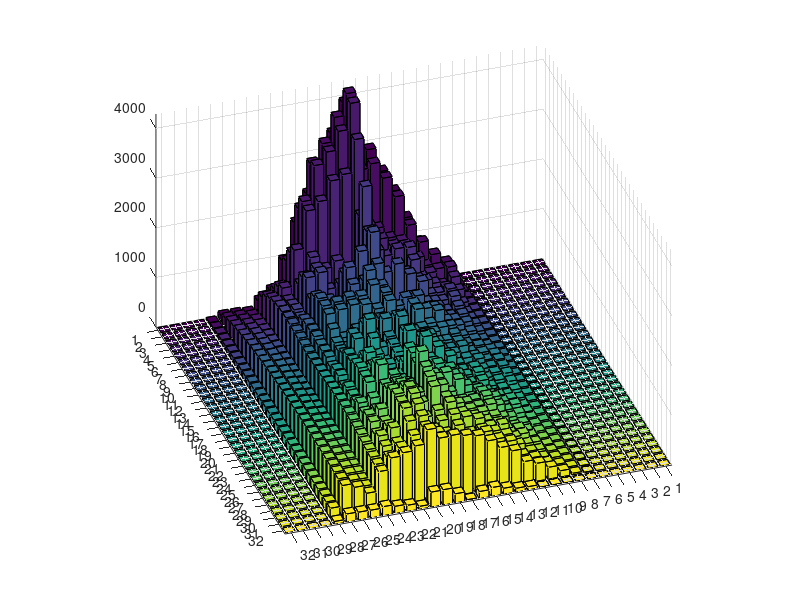

Here is the MATLAB script that generated this plot: (Note: this script raises an error after producing the figure.)
clc
clear
close all

input = [0 0 0 0 0 0 0 0 0 0 0 0 0 0 0 0 0 0 0 0 0 0 0 0 0 0 0 0 0 0 0 0 
0 0 0 0 0 0 0 0 0 0 0 0 0 0 0 0 0 0 0 0 0 0 0 0 0 0 0 0 0 0 0 0 
0 0 0 0 0 0 0 0 0 0 0 0 0 0 0 0 0 0 0 0 0 0 0 0 0 0 0 0 0 0 0 0 
0 0 0 0 0 0 0 0 0 0 0 0 0 0 0 0 0 0 0 0 0 0 0 0 0 0 0 0 0 0 0 0 
0 0 0 0 0 0 0 0 0 0 0 0 0 0 0 0 0 0 0 0 0 0 0 0 0 0 0 0 0 0 0 0 
0 0 0 0 0 0 0 0 0 0 0 0 0 0 0 0 0 0 0 0 0 0 0 0 0 0 0 0 0 0 0 0 
1.41047 2.44291 3.15352 3.73082 4.22965 4.67507 5.08106 5.45633 5.80676 6.13652 6.44871 6.7457 7.02933 7.30111 7.56225 7.81375 8.05645 8.29107 8.51823 8.73844 8.95217 9.15983 9.36176 9.55829 9.74969 9.93622 10.1181 10.2955 10.4687 10.6378 10.8029 0.00637274 
22.0034 37.5014 46.9756 53.3914 57.8805 61.2312 64.0259 66.6105 69.0887 71.3792 73.3058 74.6792 75.3509 75.2422 74.3509 72.738 70.4945 67.7018 64.4099 60.6529 56.5023 52.1256 47.8059 43.884 40.625 38.0844 36.0936 34.4074 32.9065 31.7012 31.0587 0.553158 
343.874 542.093 577.069 504.856 374.079 243.648 182.589 196.957 208.805 187.543 156.117 164.351 211.677 255.994 278.088 278.011 260.574 228.693 186.811 147.496 129.341 134.817 144.493 144.536 135.452 127.157 127.664 132.036 130.659 124.246 125.879 10.0583 
545.853 744.371 585.673 398.008 471.072 568.103 549.788 481.979 450.002 421.32 361.665 330.872 338.194 329.204 312.26 312.256 314.448 295.288 261.426 265.645 311.074 324.922 279.007 215.361 198.04 216.097 218.344 195.215 177.711 199.256 238.551 15.4453 
905.806 1036.41 689.754 675.86 595.01 534.314 507.357 441.533 459.598 517.08 528.901 449.618 422.546 391.406 430.627 503.231 433.949 383.913 344.721 310.564 421.13 425.332 386.809 371.58 324.479 406.749 429.786 360.589 342.681 346.309 360.615 13.9897 
1438.97 1420.15 888.015 1025.95 755.917 826.943 687.402 665.547 692.707 628.492 673.525 693.921 659.93 637.816 676.423 567.033 485.986 642.954 669.722 634.14 550.912 604.08 693.316 659.175 549.353 448.88 477.121 540.633 521.47 438.406 440.134 66.023 
2017.54 2039.5 1276.9 1311.67 1408.06 1284.09 1029.85 1110.49 828.666 851.729 981.63 1046.79 838.894 704.467 674.268 709.501 626.318 626.533 652.163 633.258 658.357 758.997 838.915 885.571 848.961 749.9 739.419 837.054 763.17 761.295 699.869 77.4974 
2456.2 2456.37 1379.13 1351.42 1423.19 1078.25 1210.95 1304.2 991.855 1127.26 977.632 1129.61 959.298 912.031 847.999 817.886 862.564 953.738 780.817 847.354 827.817 883.581 766.61 859.316 859.521 870.627 828.061 843.546 874.828 851.602 809.072 121.508 
2941.4 2789.01 1619.77 1533.55 1321.24 1020.02 1182.77 1550.79 773.083 1135.54 694.639 1270.19 1288.21 1045.4 1049.95 1164.85 1135.96 1184.61 911.973 946.418 1143.61 1137.27 1179.52 888.08 974.497 974.023 958.943 1038.09 952.468 1035.72 987.966 178.038 
2828.85 2706.85 1997.96 1836.01 1318.49 1600.79 1142.48 1424.21 874.622 939.487 1138.14 1079.49 869.038 1052.29 1153.01 1145.25 1295.73 1433.59 1123.8 1173.75 1273.31 1143.6 1362.14 1097.07 1030.37 1128.22 1072.9 1121.1 932.508 944.453 1133.14 142.786 
3974.72 4289.1 4223.18 3624.35 2226.1 2933.5 2163.52 2275.52 1768.94 1462.33 1449.47 1420.87 1158.35 1374.62 1490.61 1345.07 1466.36 1184.96 1130.05 1349.29 1265.5 1213.31 1369.92 1414.45 1413.18 1299.73 1326.5 1213.4 1123.97 987.726 1182.09 22.3526 
3398.68 3853.29 3703.6 2966.12 1080.07 1267.23 1498.1 1935.01 1479.32 1808.57 1646.68 1297.88 1239.35 1359.62 1124.01 1103.75 1074.78 1019.5 1145.34 1543.94 1587.21 1513.08 1868.43 1690.08 1625.2 1554.41 1207.83 1129.86 1008.02 1066.93 1228.09 183.941 
2734.06 3369.41 3329.9 2878.85 1394.53 1060.96 1405.44 1650.68 1443.87 1274.38 1469.07 1426.25 1262.54 1090.57 1005.35 1087.01 933.715 1002.16 935.515 1052.26 1080.31 1150.58 1254.13 1266.79 1340.74 1284.9 1113.39 1007.22 1127.72 1195.19 1216.27 309.19 
2270.86 3010.16 3101.04 2507.11 1282.53 1000.92 813.536 746.936 924.811 1147.77 1489.31 1461.84 1102.77 979.079 1482.29 1696.14 1441.91 1239.14 963.044 999.269 1159.52 1355.06 1335.24 1435.86 1516.38 1632.77 1630.12 1552.23 1441.42 1348.86 1429.31 304.14 
1730.09 2148.65 2419.74 2360.48 1552.44 1460.6 1505.92 1058.24 1213.05 1217.05 1432.63 1411.91 978.665 920.568 1311.81 1345.52 996.997 1259.78 1455.73 1333.29 1507.12 1600.65 1330.41 1385.89 1483.95 1537.34 1508.33 1510.57 1379.07 1224.41 1147.16 59.5069 
1014.41 1134.02 1431.96 1615.22 1058.18 1328.93 1449.64 1149.54 1325.47 1419.61 1399.76 1364.4 1193.7 1049.64 1014.84 1095.48 1208.14 1208.36 1270.91 1321.95 1284.09 1296.08 1110.03 1012 1146.39 1023.48 1072.16 1159.61 985.785 1023.99 1053.04 124.436 
458.686 616.729 789.658 894.237 766.364 806.951 849.613 815.158 897.642 945.169 955.45 959.368 915.494 927.716 934.608 867.807 944.944 952.98 872.753 977.008 947.281 953.125 1052.75 990.764 1070.46 1063.12 950.036 1042.52 965.999 881.441 991.569 147.723 
290.84 498.624 630.767 724.158 789.281 831.511 854.872 863.162 860.317 850.456 837.714 825.915 818.148 816.354 821.077 831.517 845.854 861.736 876.746 888.763 896.176 897.987 893.831 883.949 869.126 850.599 829.943 808.916 789.276 772.567 759.911 183.412 
93.6555 161.41 206.345 240.672 267.91 289.765 307.35 321.552 333.169 342.943 351.553 359.589 367.508 375.604 383.985 392.576 401.145 409.337 416.731 422.886 427.392 429.908 430.195 428.137 423.758 417.228 408.861 399.106 388.531 377.788 367.569 157.21 
112.274 194.255 250.245 295.142 333.226 366.422 395.783 421.95 445.349 466.275 484.944 501.52 516.134 528.891 539.881 549.182 556.864 562.994 567.635 570.846 572.69 573.227 572.519 570.63 567.625 563.573 558.544 552.611 545.849 538.339 530.161 161.127 
116.787 202.107 260.471 307.399 347.359 382.371 413.538 441.54 466.826 489.707 510.414 529.118 545.956 561.035 574.446 586.265 596.56 605.389 612.809 618.87 623.622 627.113 629.391 630.501 630.492 629.411 627.306 624.226 620.222 615.345 609.647 166.895 
27.9274 48.3606 62.4046 73.7873 83.5901 92.3064 100.21 107.47 114.2 120.482 126.375 131.922 137.161 142.117 146.815 151.272 155.504 159.524 163.344 166.972 170.417 173.687 176.787 179.724 182.503 185.129 187.605 189.935 192.124 194.174 196.09 60.0282 
0 0 0 0 0 0 0 0 0 0 0 0 0 0 0 0 0 0 0 0 0 0 0 0 0 0 0 0 0 0 0 0 
0 0 0 0 0 0 0 0 0 0 0 0 0 0 0 0 0 0 0 0 0 0 0 0 0 0 0 0 0 0 0 0 
0 0 0 0 0 0 0 0 0 0 0 0 0 0 0 0 0 0 0 0 0 0 0 0 0 0 0 0 0 0 0 0 
0 0 0 0 0 0 0 0 0 0 0 0 0 0 0 0 0 0 0 0 0 0 0 0 0 0 0 0 0 0 0 0 
];


database_data = [0 0 0 0 0 0 0 0 0 0 0 0 0 0 0 0 0 0 0 0 0 0 0 0 0 0 0 0 0 0 0 0 
0 0 0 0 0 0 0 0 0 0 0 0 0 0 0 0 0 0 0 0 0 0 0 0 0 0 0 0 0 0 0 0 
0 0 0 0 0 0 0 0 0 0 0 0 0 0 0 0 0 0 0 0 0 0 0 0 0 0 0 0 0 0 0 0 
0 0 0 0 0 0 0 0 0 0 0 0 0 0 0 0 0 0 0 0 0 0 0 0 0 0 0 0 0 0 0 0 
0 0 0 0 0 0 0 0 0 0 0 0 0 0 0 0 0 0 0 0 0 0 0 0 0 0 0 0 0 0 0 0 
4.79561 6.6638 6.71529 8.00072 9.07397 8.39708 7.11969 6.55763 6.1767 5.83079 5.81212 5.80196 5.87645 5.963 5.53163 4.85993 4.57822 4.40881 4.25682 4.48534 4.93116 5.33708 5.50335 5.40224 5.47466 5.62718 5.26254 4.75499 4.88091 5.42918 6.36969 1.72713 
16.9257 18.9764 13.4574 14.7155 13.8367 17.5289 18.8017 16.0948 17.8126 16.7629 14.4515 13.7103 11.1884 12.1242 12.4161 12.1038 12.1001 10.0715 12.3545 13.5604 11.5691 10.9304 9.31315 8.21344 9.09634 11.008 12.9489 12.6479 12.759 12.2011 9.75638 1.52674 
30.7483 27.1105 20.8761 26.499 18.4906 26.6105 18.559 16.8701 22.3027 16.0396 20.809 21.7094 18.9566 16.9232 18.6276 21.317 18.4896 18.6951 18.0798 20.8667 21.0376 18.9846 21.0432 17.0747 14.734 15.9221 18.0216 19.4 16.4764 18.4018 19.1952 4.18217 
52.7517 52.0468 28.5544 28.5174 27.3101 36.435 28.1397 23.3004 28.3643 25.2574 23.4111 28.7944 34.8679 35.5493 35.7498 26.4483 23.0903 26.8252 26.5888 31.7904 25.7634 25.7069 33.59 32.4221 30.469 26.2761 27.4714 29.6223 30.2481 28.1987 28.6713 3.39226 
72.4984 67.1999 29.0773 43.7231 47.8327 54.9693 38.8431 33.3177 39.4194 35.5325 34.4174 36.6581 37.7541 36.4288 37.8599 35.6559 33.4059 36.138 36.7641 34.0144 38.771 39.7269 34.2672 40.521 40.939 34.1701 34.1525 38.2574 43.0055 39.9801 40.1387 8.45459 
107.76 101.91 44.3734 66.2494 65.7564 62.1398 50.1127 56.8059 56.8466 59.8299 57.1628 42.1856 44.2543 51.702 56.5626 54.6565 54.0628 51.9744 44.0174 48.2314 49.4062 45.9441 46.2533 47.4636 39.1893 39.9657 41.5202 40.4438 43.0866 44.9244 41.7462 2.17096 
143.868 133.428 51.1642 82.5137 65.9784 78.7589 76.3679 64.7413 66.0279 63.5034 54.9479 58.2429 64.5452 67.7145 70.2629 69.3898 74.141 57.4832 60.1712 63.1499 57.0214 64.0708 60.7043 58.2754 69.3379 65.5531 52.7588 55.7392 53.8277 58.0429 57.403 7.64958 
199.441 174.653 89.3149 131.168 104.984 93.6798 82.6392 99.5936 108.886 113.137 92.2413 74.1684 77.9666 80.7385 82.8601 87.0796 79.2173 65.5734 86.905 77.5506 74.8327 88.1454 62.5164 71.5574 79.4638 86.7799 77.1586 78.7532 72.5361 72.6692 64.7343 5.99651 
228.215 192.198 106.12 160.268 120.051 116.142 100.18 136.701 130.888 127.849 123.825 108.508 118.058 98.8183 96.6758 100.121 93.3831 107.205 98.3821 82.3635 86.8082 96.0632 65.2948 83.402 81.8455 75.5501 72.2007 73.7038 78.2899 84.0896 105.744 9.66777 
263.194 184.54 143.985 213.307 110.558 139.584 109.774 148.921 135.996 136.794 120.839 150.939 150.839 112.327 169.532 139.099 118.192 145.653 135.899 144.49 122.769 140.327 142.628 132.677 113.423 109.652 107.886 111.658 102.64 90.7203 107.205 12.0747 
264.605 183.384 183.696 238.846 82.3753 170.267 129.697 105.649 129.498 152.634 114.881 112.067 151.733 104.667 125.244 125.005 143.4 149.235 110.062 129.29 98.8618 121.597 124.564 138.734 150.995 119.012 124.257 115.373 113.002 124.614 116.136 15.6972 
329.205 262.761 286.634 323.962 195.013 290.643 221.537 239.263 244.923 268.04 279.013 213.36 222.144 183.564 182.263 179.083 177.377 193.835 149.554 178.294 162.154 194.715 167.67 156.126 201.707 172.57 195.114 179.618 172.8 182.721 182.668 21.659 
327.512 294.441 330.416 350.306 257.043 352.207 315.64 339.314 336.181 311.153 332.391 282.142 247.885 241.257 262.758 274.173 216.912 210.624 191.645 158.078 131.022 131.701 138.01 117.84 132.677 127.439 128.246 166.327 161.255 164.24 198.056 10.1934 
277.017 190.153 266.544 317.257 215.935 281.833 224.155 250.938 229.577 226.069 243.407 206.724 198.559 224.497 223.947 209.334 221.713 214.849 205.059 209.871 192.52 171.585 173.917 167.126 157.662 163.053 136.876 137.152 145.823 130.058 129.712 16.757 
218.623 123.737 224.314 243.719 165.618 238.575 138.153 169.499 145.621 114.308 133.281 103.239 116.717 117.675 98.5918 98.6774 87.1782 100.609 95.8214 88.4107 89.2754 113.554 87.5013 90.1452 109.988 81.0201 98.4038 114.779 101.868 113.731 97.1401 16.1658 
188.439 123.361 187.143 195.604 121.315 180.914 148.033 137.96 123.526 148.763 115.794 124.357 111.362 91.5986 101.347 82.9881 95.8059 91.1904 79.6568 103.433 88.9039 98.5795 81.882 77.6313 97.0474 86.0504 100.511 90.4181 83.6299 101.503 92.8223 9.03174 
147.253 136.477 190.06 190.771 148.035 186.142 155.148 172.101 171.162 192.564 190.572 183.209 200.258 196.735 206.437 193.018 199.914 212.368 218.421 227.251 217.014 227.098 225.836 221.194 216.4 200.816 193.653 201.566 183.702 163.849 156.982 3.51336 
77.294 66.9957 90.5491 89.4911 92.2646 90.3044 92.4308 117.76 77.7736 86.5782 74.6945 71.9844 88.1184 64.8498 89.7167 92.7478 76.5048 92.3038 87.9486 86.5342 86.7942 90.1838 89.6599 85.4057 91.3859 96.0499 96.4265 95.8134 99.7229 94.9052 80.8951 1.12395 
49.9308 43.0216 60.8392 54.3238 67.0392 64.6385 50.6619 67.5896 68.4091 74.1921 65.0698 79.1154 95.3953 78.3471 96.0993 94.1 66.4684 78.677 63.4464 65.141 75.5875 69.5176 78.4414 77.5598 75.0076 79.5755 77.1391 76.5699 63.3323 73.4312 66.6974 0.249009 
57.5473 84.1558 95.7504 100.94 100.608 108.966 118.828 126.329 140.969 151.616 150.363 163.629 177.403 179.234 182.482 174.514 159.135 157.767 159.277 161.615 174.196 176.806 170.408 169.641 162.484 155.653 159.418 155.261 147.079 145.877 136.857 0.000477476 
12.6943 16.6903 15.6034 20.5758 28.8493 30.5885 25.4729 24.4283 30.1914 33.7246 29.3195 23.5566 26.8189 31.4766 30.1702 23.8078 22.9249 27.8474 28.6562 24.101 20.487 23.4688 25.8283 22.8267 18.8689 20.3545 23.2071 22.0295 18.3052 19.1303 22.2855 0.000169118 
2.82095 4.87552 6.26724 7.36786 8.28304 9.05989 9.72406 10.2914 10.7727 11.176 11.5076 11.7732 11.9777 12.1259 12.2227 12.2726 12.2805 12.2514 12.1903 12.1021 11.9919 11.8647 11.7255 11.5788 11.4289 11.2798 11.1349 10.997 10.8683 10.7502 10.6435 0.000213529 
0 0 0 0 0 0 0 0 0 0 0 0 0 0 0 0 0 0 0 0 0 0 0 0 0 0 0 0 0 0 0 0 
0 0 0 0 0 0 0 0 0 0 0 0 0 0 0 0 0 0 0 0 0 0 0 0 0 0 0 0 0 0 0 0 
0 0 0 0 0 0 0 0 0 0 0 0 0 0 0 0 0 0 0 0 0 0 0 0 0 0 0 0 0 0 0 0 
0 0 0 0 0 0 0 0 0 0 0 0 0 0 0 0 0 0 0 0 0 0 0 0 0 0 0 0 0 0 0 0 
0 0 0 0 0 0 0 0 0 0 0 0 0 0 0 0 0 0 0 0 0 0 0 0 0 0 0 0 0 0 0 0 
];


figure,
bar3(input);view([90,-30,60]);set(gcf,'renderer','zbuffer'); set(gca, 'YLim', [0.0 32.0]);
set (gcf,'Position',[400,200,350,262], 'color','w')
% title('Spherical Harmonics Descriptors of The Origin Model'); 
xlabel('Frequency'); ylabel('Radius');zlabel('Energy');
x1=xlabel('Frequency');
set(x1,'Rotation',-60);

figure,
bar3(database_data);view([90,-30,60]);set(gcf,'renderer','zbuffer');  set(gca, 'YLim', [0.0 32.0]);
set (gcf,'Position',[400,200,350,262], 'color','w')
% title('Spherical Harmonics Descriptors of The Origin Model'); 
xlabel('Frequency'); ylabel('Radius');zlabel('Energy');
x1=xlabel('Frequency');
set(x1,'Rotation',-60);